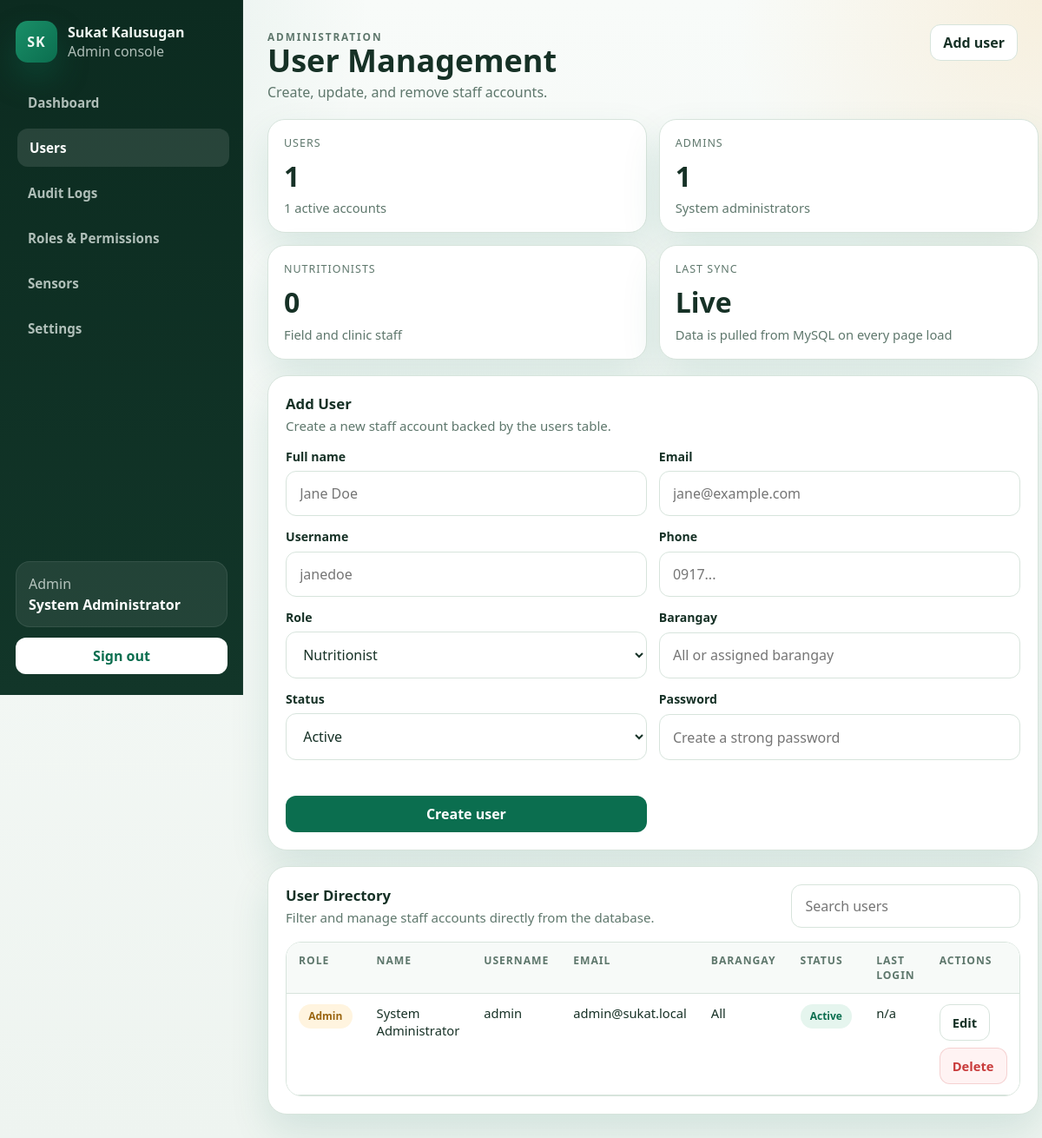
The page /admin/users.php (signed in) on the database its author committed.
### tables this page shows
CREATE TABLE users (
    id              INT UNSIGNED AUTO_INCREMENT PRIMARY KEY,
    name            VARCHAR(150) NOT NULL,
    email           VARCHAR(150) NOT NULL UNIQUE,
    username        VARCHAR(100) NOT NULL UNIQUE,
    password_hash   VARCHAR(255) NOT NULL,
    phone           VARCHAR(30) NULL,
    role_id         INT UNSIGNED NOT NULL,
    barangay        VARCHAR(100) NULL,                   
    status          ENUM('active','inactive') NOT NULL DEFAULT 'active',
    last_login      TIMESTAMP NULL,
    created_at      TIMESTAMP DEFAULT CURRENT_TIMESTAMP,
    updated_at      TIMESTAMP DEFAULT CURRENT_TIMESTAMP ON UPDATE CURRENT_TIMESTAMP,
    CONSTRAINT fk_users_role FOREIGN KEY (role_id) REFERENCES roles(id) ON DELETE RESTRICT,
    INDEX idx_users_role (role_id)
);

CREATE TABLE roles (
    id              INT UNSIGNED AUTO_INCREMENT PRIMARY KEY,
    name            VARCHAR(50) NOT NULL UNIQUE,        
    description     VARCHAR(255) NULL,
    created_at      TIMESTAMP DEFAULT CURRENT_TIMESTAMP,
    updated_at      TIMESTAMP DEFAULT CURRENT_TIMESTAMP ON UPDATE CURRENT_TIMESTAMP
);

### public_html/includes/auth_middleware.php (called while the page is built, shortened)
<?php
function app_base_path(): string
{
    $scriptName = str_replace('\\', '/', (string)($_SERVER['SCRIPT_NAME'] ?? ''));
    $routeMarkers = ['/api/', '/admin/', '/nutritionist/', '/parent/', '/kiosk/', '/auth/'];
    foreach ($routeMarkers as $marker) {
        $position = strpos($scriptName, $marker);
        if ($position !== false) {
            return rtrim(substr($scriptName, 0, $position), '/');
        }
    }
    return rtrim(dirname($scriptName), '/');
}
function app_url(string $path = ''): string
{
    $basePath = app_base_path();
    $normalizedPath = '/' . ltrim($path, '/');
    if ($basePath === '' || $basePath === '/') {
        return $normalizedPath;
    }
    return $basePath . $normalizedPath;
}
function current_user(): ?array
{
    return $_SESSION['auth'];
}

### public_html/admin/users.php (the view, shortened to what this page needs)
<?php
require_once __DIR__ . '/../includes/admin_helpers.php';
$roles = admin_fetch_all('SELECT name FROM roles ORDER BY name ASC');
$editingId = (int)($_GET['edit'] ?? 0);
$editingUser = $editingId > 0 ? admin_fetch_one(
    'SELECT u.id, u.name, u.email, u.username, u.phone, u.barangay, u.status, r.name AS role_name
     FROM users u
     INNER JOIN roles r ON r.id = u.role_id
     WHERE u.id = ?
     LIMIT 1',
    'i',
    [$editingId]
) : null;
$users = admin_fetch_all(
    'SELECT u.id, u.name, u.email, u.username, u.phone, u.barangay, u.status, u.last_login, u.created_at, r.name AS role_name
     FROM users u
     INNER JOIN roles r ON r.id = u.role_id
     ORDER BY u.created_at DESC, u.id DESC'
);
$adminCount = 0;
$nutritionistCount = 0;
$activeCount = 0;
foreach ($users as $user) {
    if ($user['role_name'] === 'admin') {
        $adminCount++;
    }
    if ($user['status'] === 'active') {
        $activeCount++;
    }
}
$actions = '<a class="admin-btn-secondary" href="#user-form">Add user</a>';
admin_layout_start('User Management', 'Create, update, and remove staff accounts.', 'users', $actions);
?>
<section class="admin-grid-cards">
    <article class="admin-card">
        <div class="admin-stat-label">Users</div>
        <div class="admin-stat-value"><?php echo count($users); ?></div>
        <div class="admin-stat-note"><?php echo $activeCount; ?> active accounts</div>
    </article>
    <article class="admin-card">
        <div class="admin-stat-label">Admins</div>
        <div class="admin-stat-value"><?php echo $adminCount; ?></div>
        <div class="admin-stat-note">System administrators</div>
    </article>
    <article class="admin-card">
        <div class="admin-stat-label">Nutritionists</div>
        <div class="admin-stat-value"><?php echo $nutritionistCount; ?></div>
        <div class="admin-stat-note">Field and clinic staff</div>
    </article>
    <article class="admin-card">
        <div class="admin-stat-label">Last Sync</div>
        <div class="admin-stat-value">Live</div>
        <div class="admin-stat-note">Data is pulled from MySQL on every page load</div>
    </article>
</section>
<section class="admin-section" id="user-form">
    <div class="admin-section-head">
        <div>
            <h2 class="admin-section-title"><?php echo $editingUser ? 'Edit User' : 'Add User'; ?></h2>
            <p class="admin-section-subtitle"><?php echo $editingUser ? 'Update account details and role assignment.' : 'Create a new staff account backed by the users table.'; ?></p>
        </div>
    </div>
    <form class="admin-form-grid" method="post" action="<?php echo admin_e(app_url($editingUser ? '/api/admin/users_update.php' : '/api/admin/users_create.php')); ?>">
        <label class="admin-field">
            <span>Full name</span>
            <input name="name" required value="<?php echo admin_e($editingUser['name'] ?? ''); ?>" placeholder="Jane Doe">
        </label>
        <label class="admin-field">
            <span>Email</span>
            <input type="email" name="email" required value="<?php echo admin_e($editingUser['email'] ?? ''); ?>" placeholder="jane@example.com">
        </label>
        <label class="admin-field">
            <span>Username</span>
            <input name="username" required value="<?php echo admin_e($editingUser['username'] ?? ''); ?>" placeholder="janedoe">
        </label>
        <label class="admin-field">
            <span>Phone</span>
            <input name="phone" value="<?php echo admin_e($editingUser['phone'] ?? ''); ?>" placeholder="0917...">
        </label>
        <label class="admin-field">
            <span>Role</span>
            <select name="role" required>
                <?php foreach ($roles as $role): ?>
                    <option value="<?php echo admin_e($role['name']); ?>" <?php echo (($editingUser['role_name'] ?? 'nutritionist') === $role['name']) ? 'selected' : ''; ?>><?php echo admin_e(ucfirst($role['name'])); ?></option>
                <?php endforeach; ?>
            </select>
        </label>
        <label class="admin-field">
            <span>Barangay</span>
            <input name="barangay" value="<?php echo admin_e($editingUser['barangay'] ?? ''); ?>" placeholder="All or assigned barangay">
        </label>
        <label class="admin-field">
            <span>Status</span>
            <select name="status" required>
                <option value="active" <?php echo (($editingUser['status'] ?? 'active') === 'active') ? 'selected' : ''; ?>>Active</option>
            </select>
        </label>
        <label class="admin-field">
            <span><?php echo $editingUser ? 'New password (optional)' : 'Password'; ?></span>
            <input type="password" name="password" <?php echo $editingUser ? '' : 'required'; ?> placeholder="<?php echo $editingUser ? 'Leave blank to keep current password' : 'Create a strong password'; ?>">
        </label>
        <div class="admin-field" style="align-content:end;">
            <span>&nbsp;</span>
            <button class="admin-btn" type="submit"><?php echo $editingUser ? 'Save changes' : 'Create user'; ?></button>
        </div>
    </form>
</section>
<section class="admin-section">
    <div class="admin-section-head">
        <div>
            <h2 class="admin-section-title">User Directory</h2>
            <p class="admin-section-subtitle">Filter and manage staff accounts directly from the database.</p>
        </div>
        <div class="admin-toolbar" style="margin:0;">
            <input class="admin-search" type="search" placeholder="Search users" data-admin-filter="#users-table">
        </div>
    </div>
    <div class="admin-table-wrap">
        <table class="admin-table" id="users-table">
            <thead>
                <tr>
                    <th>Role</th>
                    <th>Name</th>
                    <th>Username</th>
                    <th>Email</th>
                    <th>Barangay</th>
                    <th>Status</th>
                    <th>Last login</th>
                    <th>Actions</th>
                </tr>
            </thead>
            <tbody>
                <?php foreach ($users as $user): ?>
                    <?php
                    $statusClass = $user['status'] === 'active' ? 'is-success' : 'is-muted';
                    ?>
                    <tr data-filter-text="<?php echo admin_e(strtolower($user['name'] . ' ' . $user['email'] . ' ' . $user['username'] . ' ' . $user['role_name'])); ?>">
                        <td><span class="admin-pill <?php echo $user['role_name'] === 'admin' ? 'is-warn' : 'is-success'; ?>"><?php echo admin_e(ucfirst($user['role_name'])); ?></span></td>
                        <td><?php echo admin_e($user['name']); ?></td>
                        <td><?php echo admin_e($user['username'] ?? ''); ?></td>
                        <td><?php echo admin_e($user['email']); ?></td>
                        <td><?php echo admin_e($user['barangay'] ?? 'All'); ?></td>
                        <td><span class="admin-pill <?php echo $statusClass; ?>"><?php echo admin_e(ucfirst($user['status'])); ?></span></td>
                        <td><?php echo admin_e((string)($user['last_login'] ?? 'n/a')); ?></td>
                        <td>
                            <div class="admin-actions">
                                <a class="admin-btn-secondary" href="<?php echo admin_e(app_url('/admin/users.php?edit=' . (int)$user['id'])); ?>">Edit</a>
                                <form method="post" action="<?php echo admin_e(app_url('/api/admin/users_delete.php')); ?>" onsubmit="return confirm('Delete <?php echo admin_e($user['name']); ?>?');">
                                    <button class="admin-btn-danger" type="submit">Delete</button>
                                </form>
                            </div>
                        </td>
                    </tr>
                <?php endforeach; ?>
            </tbody>
        </table>
    </div>
</section>
<?php
admin_layout_end();

### public_html/includes/admin_helpers.php (shortened to what this page needs)
<?php
require_once __DIR__ . '/auth_middleware.php';
function admin_e(string $value): string
{
    return htmlspecialchars($value, ENT_QUOTES, 'UTF-8');
}
function admin_nav_items(): array
{
    return [
        ['key' => 'dashboard', 'label' => 'Dashboard', 'href' => app_url('/admin/dashboard.php')],
        ['key' => 'users', 'label' => 'Users', 'href' => app_url('/admin/users.php')],
        ['key' => 'audit_logs', 'label' => 'Audit Logs', 'href' => app_url('/admin/audit_logs.php')],
        ['key' => 'roles_permissions', 'label' => 'Roles & Permissions', 'href' => app_url('/admin/roles_permissions.php')],
        ['key' => 'sensors', 'label' => 'Sensors', 'href' => app_url('/admin/sensors.php')],
        ['key' => 'settings', 'label' => 'Settings', 'href' => app_url('/admin/settings.php')],
    ];
}
function admin_bind_params(mysqli_stmt $stmt, string $types, array &$params): void
{
    if ($types === '' || $params === []) {
        return;
    }
}
function admin_fetch_all(string $sql, string $types = '', array $params = []): array
{
    $conn = get_db_connection();
    $stmt = mysqli_prepare($conn, $sql);
    admin_bind_params($stmt, $types, $params);
    mysqli_stmt_execute($stmt);
    $result = mysqli_stmt_get_result($stmt);
    $rows = [];
    if ($result instanceof mysqli_result) {
        while ($row = mysqli_fetch_assoc($result)) {
            $rows[] = $row;
        }
    }
    return $rows;
}
function admin_layout_start(string $title, string $subtitle, string $activeSection, string $actionsHtml = ''): void
{
    $currentUser = current_user();
    $userName = $currentUser['name'] ?? 'Administrator';
    $userRole = $currentUser['role'] ?? 'admin';
    $navItems = admin_nav_items();
    $logoutUrl = app_url('/api/auth/logout.php');
    echo '<!doctype html>';
    echo '<html lang="en">';
    echo '<head>';
    echo '<link rel="stylesheet" href="' . admin_e(app_url('/assets/css/app.css')) . '">';
    echo '<link rel="stylesheet" href="' . admin_e(app_url('/assets/css/admin.css')) . '">';
    echo '</head>';
    echo '<body class="admin-page">';
    echo '<div class="admin-shell">';
    echo '<aside class="admin-sidebar" data-admin-sidebar>';
    echo '<div class="admin-brand">';
    echo '<div class="admin-brand-mark">SK</div>';
    echo '<div>';
    echo '<div class="admin-brand-name">Sukat Kalusugan</div>';
    echo '<div class="admin-brand-sub">Admin console</div>';
    echo '</div>';
    echo '</div>';
    echo '<nav class="admin-nav">';
    foreach ($navItems as $item) {
        $isActive = $item['key'] === $activeSection ? ' is-active' : '';
        echo '<a class="admin-nav-link' . $isActive . '" href="' . admin_e($item['href']) . '">' . admin_e($item['label']) . '</a>';
    }
    echo '</nav>';
    echo '<div class="admin-sidebar-footer">';
    echo '<div class="admin-session-card">';
    echo '<div class="admin-session-role">' . admin_e(ucfirst($userRole)) . '</div>';
    echo '<div class="admin-session-name">' . admin_e($userName) . '</div>';
    echo '</div>';
    echo '<a class="admin-logout" href="' . admin_e($logoutUrl) . '">Sign out</a>';
    echo '</div>';
    echo '</aside>';
    echo '<div class="admin-main">';
    echo '<header class="admin-topbar">';
    echo '<div class="admin-pagehead">';
    echo '<p class="admin-kicker">Administration</p>';
    echo '<h1>' . admin_e($title) . '</h1>';
    echo '<p>' . admin_e($subtitle) . '</p>';
    echo '</div>';
    echo '<div class="admin-topbar-actions">' . $actionsHtml . '</div>';
    echo '</header>';
    echo '<main class="admin-content">';
}
function admin_layout_end(): void
{
    echo '</main>';
    echo '</div>';
    echo '</div>';
    echo '</body>';
    echo '</html>';
}

### public_html/assets/css/app.css (style rules this page uses)
:root { --bg: #f4f7f5; --surface: #ffffff; --surface-alt: #edf7f1; --border: #d8e4dd; --text: #173126; --muted: #5f766c; --primary: #0b6e4f; --primary-strong: #07513a; --accent: #f2a93b; --error: #c93b3b; --shadow: 0 30px 80px rgba(11, 110, 79, 0.12); --radius-xl: 32px; --radius-lg: 22px; --radius-md: 14px; --radius-sm: 10px; --font-display: "Trebuchet MS", "Segoe UI", sans-serif; --font-body: "Segoe UI", "Helvetica Neue", Arial, sans-serif; }
* { box-sizing: border-box; }
html, body { margin: 0; min-height: 100%; }
body { font-family: var(--font-body); color: var(--text); background: radial-gradient( circle at top left, rgba(11, 110, 79, 0.16), transparent 34% ), radial-gradient( circle at right 20%, rgba(242, 169, 59, 0.16), transparent 28% ), linear-gradient(180deg, #f7faf8 0%, var(--bg) 100%); }
a { color: inherit; }
button, input, textarea, select { font: inherit; }

### rows shown on the page
users: name "System Administrator", role.name "Admin", username "admin", email "admin@sukat.local", barangay "All", status "Active", last_login "n/a"

### other values the page prints
admin_e($item['label']) "Dashboard"
admin_e($item['label']) "Users"
admin_e($item['label']) "Audit Logs"
admin_e($item['label']) "Roles & Permissions"
admin_e($item['label']) "Sensors"
admin_e($item['label']) "Settings"
admin_e(ucfirst($userRole)) "Admin"
admin_e($title) "User Management"
admin_e($subtitle) "Create, update, and remove staff accounts."
count($users) "1"
$activeCount "1"
$adminCount "1"
$nutritionistCount "0"
form field role "Nutritionist"
